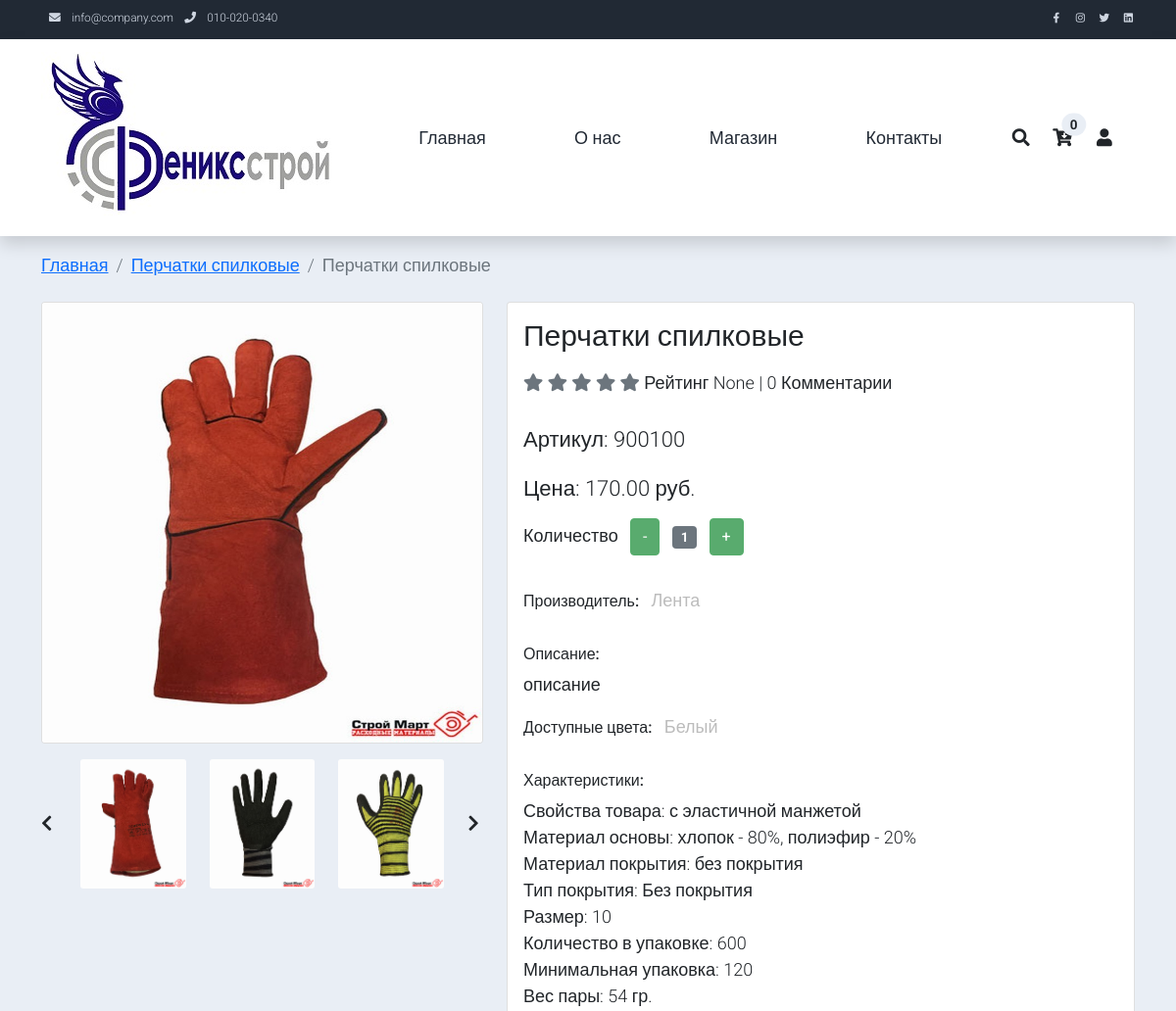
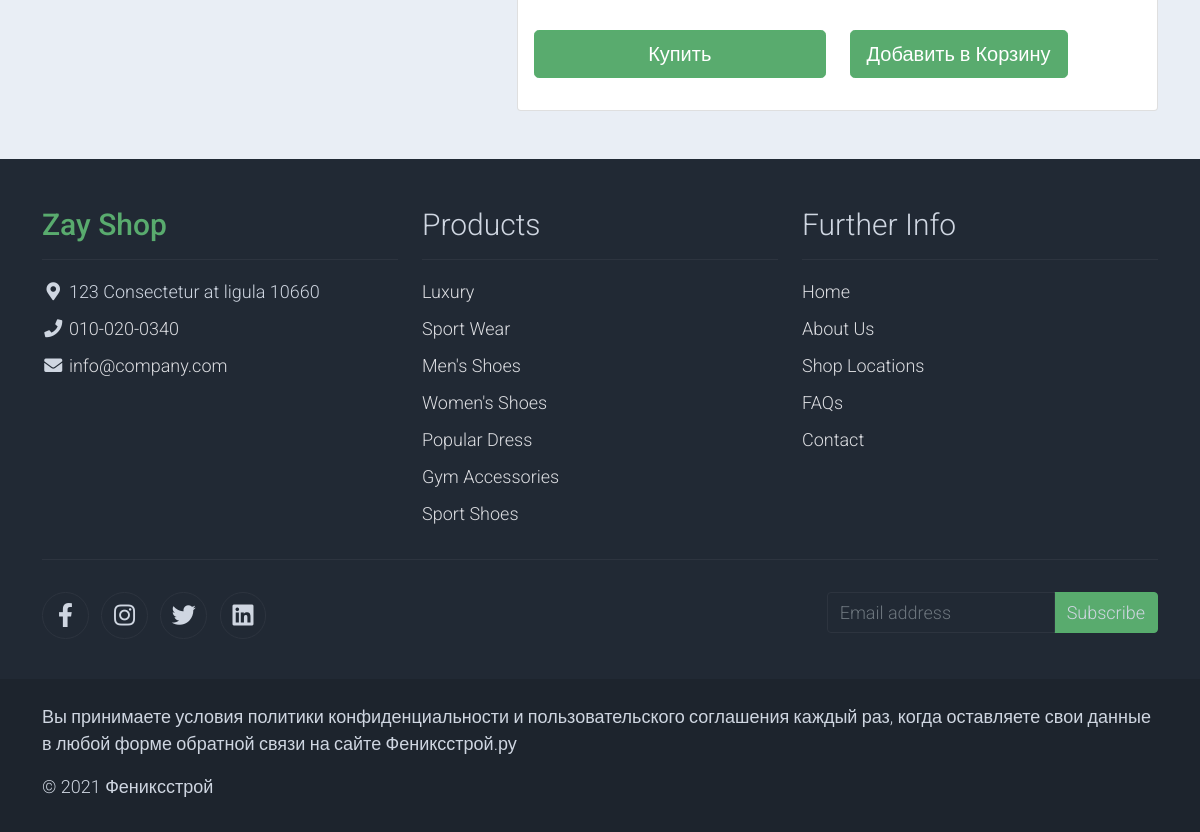
The page /shop/products/perchatki-spilkovye/ on the database its author committed (2 pictures, top to bottom).
### shop/models.py (models this page shows, shortened)
class Cart(models.Model):
    owner = models.ForeignKey('CustomUser', null=True, verbose_name='Владелец', on_delete=models.CASCADE)
    products = models.ManyToManyField(CartProduct, blank=True, related_name='related_cart')
    total_products = models.PositiveIntegerField(default=0)
    final_price = models.DecimalField(max_digits=9, default=0, decimal_places=2, verbose_name='Общая цена')
    in_order = models.BooleanField(default=False)
    for_anonymous_user = models.BooleanField(default=False)

class Product(models.Model):
    MIN_RESOLUTION = (400, 400)
    name = models.CharField(max_length=255, verbose_name='Название товара')
    slug = models.SlugField(unique=True, verbose_name='Псевдоним')
    article_number = models.CharField(
        max_length=20, verbose_name='Артикул', null=True, blank=True)
    manufacturer = models.ForeignKey(
        Manufacturer,
        on_delete=models.SET_NULL,
        verbose_name='Производитель',
        null=True,
        blank=True,
        related_name='manufacturer_products')
    desctriptions = models.TextField(
        verbose_name='Описание товара', null=True, blank=True)
    category = models.ForeignKey(
        Category,
        on_delete=models.SET_NULL,
        verbose_name='Категория товара',
        related_name='category_products',
        null=True)
    price = models.DecimalField(
        max_digits=9,
        decimal_places=2,
        verbose_name='Цена товара, руб.',
        null=True,
        blank=True)
    image = models.ImageField(
        verbose_name='Изображение товара',
        upload_to='products/',
        null=True,
        blank=True)
    rating = models.IntegerField(
        'Рейтинг', null=True, blank=True, default=0)
    published = models.BooleanField(verbose_name='Опубликовано')
    class Meta:
        verbose_name_plural = 'Товары'
        verbose_name = 'Товар'
        ordering = ('price', 'name')
        abstract = True

class Gloves(Product):
    features = models.CharField(
        max_length=255, verbose_name='свойства товара', null=True, blank=True)
    material = models.CharField(
        max_length=70, verbose_name='материал основы', null=True, blank=True)
    coating_material = models.CharField(
        max_length=70, verbose_name='материал покрытия', null=True, blank=True)
    type_coating = models.CharField(
        max_length=70, verbose_name='тип покрытия', null=True, blank=True)
    color = models.CharField(
        max_length=150, verbose_name='цвет', null=True, blank=True)
    size = models.CharField(
        max_length=150, verbose_name='размер', null=True, blank=True)
    quantity_pack = models.CharField(
        max_length=10,
        verbose_name='количество в упаковке',
        null=True,
        blank=True)
    minimum_packaging = models.CharField(
        max_length=10,
        verbose_name='минимальная упаковка',
        null=True,
        blank=True)
    pair_weight = models.CharField(
        max_length=10, verbose_name='вес пары', null=True, blank=True)

class Category(models.Model):
    name = models.CharField(max_length=70, verbose_name='Название категории')
    slug = models.SlugField(verbose_name='Псевдоним', unique=True)
    published = models.BooleanField(verbose_name='Опубликовано')
    image = models.ImageField(
        verbose_name='Изображение товара',
        upload_to='categories/',
        null=True,
        blank=True)
    class Meta:
        verbose_name_plural = 'Категории'
        verbose_name = 'Категория'
        ordering = ('name',)
    def __str__(self) -> str:
        return self.name
    def get_absolute_url(self):
        return reverse('category_detail', kwargs={'slug': self.slug})

class Gallery(models.Model):
    image = models.ImageField(
        verbose_name='Изображение товара',
        upload_to='gallery/',
        null=True,
        blank=True)
    gloves = models.ForeignKey(
        Gloves, on_delete=models.CASCADE, related_name='images')
    def __str__(self):
        return f'{self.image.url}'

class Manufacturer(models.Model):
    name = models.CharField(max_length=70, verbose_name='Производитель')
    slug = models.SlugField(verbose_name='Псевдоним', unique=True)
    class Meta:
        verbose_name_plural = 'Производители'
        verbose_name = 'Производитель'
        ordering = ('name',)
    def __str__(self) -> str:
        return self.name

### shop/views.py (the view)
# urls.py: path('shop/products/<str:slug>/', views.ProductDetailView.as_view(), name='product_detail'),
class ProductDetailView(CartMixin, CategoryDetailMixin, DetailView):
    model = Gloves
    queryset = Gloves.objects.filter(published=True).all()
    context_object_name = 'product'
    template_name = 'product_detail.html'
    slug_url_kwarg = 'slug'
    def get_context_data(self, **kwargs):
        context = super(ProductDetailView, self).get_context_data(**kwargs)
        gloves = get_object_or_404(Gloves, slug=self.kwargs.get('slug'))
        int_rating = gloves.comments.all().aggregate(Avg('score'))
        context['int_rating'] = int_rating['score__avg']
        context['cart'] = self.cart
        return context

### shop/templates/product_detail.html (shortened to what this page needs)
{% extends 'base.html' %}
{% load static %}
{% block content %}
  <section class="bg-light">
    <div class="container pb-5">
      <div class="row">
      <nav aria-label="breadcrumb" class='mt-3'>
        <ol class="breadcrumb">
            <li class="breadcrumb-item"><a href="{% url 'base' %}">Главная</a></li>
            <li class="breadcrumb-item"><a href="{{ product.category.get_absolute_url }}">{{ product.category.name }}</a></li>
            <li class="breadcrumb-item active" aria-current="page">{{ product.name }}</li>
        </ol>
      </nav>
        <div class="col-lg-5 mt-2">
          <div class="card mb-3">
            <img class="card-img img-fluid" src="{{ product.image.url }}" alt="Card image cap" id="product-detail">
          </div>
          <div class="row">
            <div class="col-1 align-self-center">
              <a href="#multi-item-example" role="button" data-bs-slide="prev">
                <i class="text-dark fas fa-chevron-left"></i>
              </a>
            </div>
            <div id="multi-item-example" class="col-10 carousel slide carousel-multi-item" data-bs-ride="carousel">
              <div class="carousel-inner product-links-wap" role="listbox">
                <div class="carousel-item active">
                  <div class="row">
                  {% for image in product.images.all %}
                    <div class="col-4">
                      <a href="#">
                        <img class="card-img img-fluid" src="{{ image }}" alt="Product Image 1">
                      </a>
                    </div>
                  {% endfor %}
                  </div>
                </div>
              </div>
            </div>
            <div class="col-1 align-self-center">
              <a href="#multi-item-example" role="button" data-bs-slide="next">
                <i class="text-dark fas fa-chevron-right"></i>
              </a>
            </div>
          </div>
        </div>
        <div class="col-lg-7 mt-2">
          <div class="card">
            <div class="card-body">
              <h1 class="h2">{{ product.name }}</h1>
              <p class="py-2">
                {% if int_rating >= 1 and int_rating < 2 %}
                  <i class="fa fa-star text-warning"></i>
                  <i class="fa fa-star text-secondary"></i>
                  <i class="fa fa-star text-secondary"></i>
                  <i class="fa fa-star text-secondary"></i>
                  <i class="fa fa-star text-secondary"></i>
                {% elif int_rating >= 2 and int_rating < 3 %}
                  <i class="fa fa-star text-warning"></i>
                  <i class="fa fa-star text-warning"></i>
                  <i class="fa fa-star text-secondary"></i>
                  <i class="fa fa-star text-secondary"></i>
                  <i class="fa fa-star text-secondary"></i>
                {% elif int_rating >= 3 and int_rating < 4 %}
                  <i class="fa fa-star text-warning"></i>
                  <i class="fa fa-star text-warning"></i>
                  <i class="fa fa-star text-warning"></i>
                  <i class="fa fa-star text-secondary"></i>
                  <i class="fa fa-star text-secondary"></i>
                {% elif int_rating >= 4 and int_rating < 5 %}
                  <i class="fa fa-star text-warning"></i>
                  <i class="fa fa-star text-warning"></i>
                  <i class="fa fa-star text-warning"></i>
                  <i class="fa fa-star text-warning"></i>
                  <i class="fa fa-star text-secondary"></i>
                {% elif int_rating == 5 %}
                  <i class="fa fa-star text-warning"></i>
                  <i class="fa fa-star text-warning"></i>
                  <i class="fa fa-star text-warning"></i>
                  <i class="fa fa-star text-warning"></i>
                  <i class="fa fa-star text-warning"></i>
                {% else %}
                  <i class="fa fa-star text-secondary"></i>
                  <i class="fa fa-star text-secondary"></i>
                  <i class="fa fa-star text-secondary"></i>
                  <i class="fa fa-star text-secondary"></i>
                  <i class="fa fa-star text-secondary"></i>
                {% endif %}
                <span class="list-inline-item text-dark">Рейтинг {{ int_rating }} | {{ product.comments.count }} Комментарии</span>
              </p>
              <p class="h3 py-2">Артикул: {{ product.article_number }}</p>
              <p class="h3 py-2">Цена: {{ product.price }} руб.</p>
              <div class="col-auto">
                    <ul class="list-inline pb-3">
                      <li class="list-inline-item text-right">
                        Количество
                      </li>
                      <li class="list-inline-item"><span class="btn btn-success" id="btn-minus">-</span></li>
                      <li class="list-inline-item"><span class="badge bg-secondary" id="var-value">1</span></li>
                      <li class="list-inline-item"><span class="btn btn-success" id="btn-plus">+</span></li>
                    </ul>
              </div>
              <ul class="list-inline">
                <li class="list-inline-item">
                  <h6>Производитель: </h6>
                </li>
                <li class="list-inline-item">
                  <p class="text-muted"><strong>{{ product.manufacturer }}</strong></p>
                </li>
              </ul>
              <h6>Описание:</h6>
              <p>{{ product.desctriptions }}</p>
              <ul class="list-inline">
                <li class="list-inline-item">
                  <h6>Доступные цвета:</h6>
                </li>
                <li class="list-inline-item">
                  <p class="text-muted"><strong>{{ product.color }}</strong></p>
                </li>
              </ul>
              <h6>Характеристики:</h6>
              <ul class="list-unstyled pb-3">
                <li>Свойства товара: {{ product.features }}</li>
                <li>Материал основы: {{ product.material }}</li>
                <li>Материал покрытия: {{ product.coating_material }}</li>
                <li>Тип покрытия: {{ product.type_coating }}</li>
                <li>Размер: {{ product.size }}</li>
                <li>Количество в упаковке: {{ product.quantity_pack }}</li>
                <li>Минимальная упаковка: {{ product.minimum_packaging }}</li>
                <li>Вес пары: {{ product.pair_weight }}</li>
              </ul>
              <form action="" method="GET">
                <div class="row pb-3">
                  <div class="col d-grid">
                    <button type="submit" class="btn btn-success btn-lg" name="submit" value="buy">Купить</button>
                  </div>
                  <div class="col d-grid">
                  <a href="{% url 'add_to_cart' slug=product.slug %}">
                    <button type="submit" class="btn btn-success btn-lg" name="submit" value="addtocard">Добавить в Корзину</button>
                  </a>
                  </div>
                </div>
              </form>
            </div>
          </div>
        </div>
      </div>
    </div>
  </section>
{% endblock content %}

### templates/includes/nav_header.html (shortened to what this page needs)
{% load static %}
<nav class="navbar navbar-expand-lg navbar-light shadow">
    <div class="container d-flex justify-content-between align-items-center">
      <a class="navbar-brand text-success logo h1 align-self-center" href="{% url 'base' %}">
        <img src="{% static 'logo/fenicsstroy2.jpg' %}" alt="">
      </a>
      <div class="align-self-center collapse navbar-collapse flex-fill  d-lg-flex justify-content-lg-between" id="templatemo_main_nav">
        <div class="flex-fill">
          <ul class="nav navbar-nav d-flex justify-content-between mx-lg-auto">
            <li class="nav-item">
              <a class="nav-link" href="{% url 'base' %}">Главная</a>
            </li>
            <li class="nav-item">
              <a class="nav-link" href="{% url 'about:about' %}">О нас</a>
            </li>
            <li class="nav-item">
              <a class="nav-link" href="{% url 'shop' %}">Магазин</a>
            </li>
            <li class="nav-item">
              <a class="nav-link" href="{% url 'about:contact' %}">Контакты</a>
            </li>
          </ul>
        </div>
        <div class="navbar align-self-center d-flex">
          <a class="nav-icon d-none d-lg-inline" href="#" data-bs-toggle="modal" data-bs-target="#templatemo_search">
            <i class="fa fa-fw fa-search text-dark mr-2"></i>
          </a>
          <a class="nav-icon position-relative text-decoration-none" href="{% url 'cart' %}">
            <i class="fa fa-fw fa-cart-arrow-down text-dark mr-1"></i>
            <span class="position-absolute top-0 left-100 translate-middle badge rounded-pill bg-light text-dark">{{ cart.products.count }}</span>
          </a>
          <a class="nav-icon position-relative text-decoration-none" href="#">
            <i class="fa fa-fw fa-user text-dark mr-3"></i>
          </a>
        </div>
      </div>
    </div>
</nav>

### rows shown on the page
Cart: products.count "0"
Gloves: category.name "Перчатки спилковые", name "Перчатки спилковые", image (picture), comments.count "0", article_number "900100", price "170.00", manufacturer "Лента", desctriptions "описание", color "Белый", features "с эластичной манжетой", material "хлопок - 80%, полиэфир - 20%", coating_material "без покрытия", type_coating "Без покрытия", size "10", quantity_pack "600", minimum_packaging "120", pair_weight "54 гр."
Gallery: image (picture)
Gallery: image (picture)
Gallery: image (picture)

### other values the page prints
{{ int_rating }} "None"
